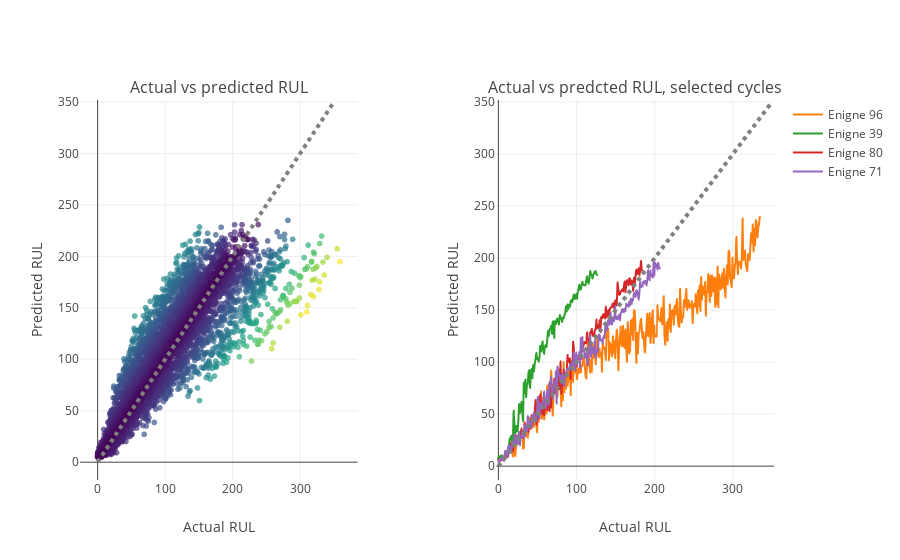

The notebook cell saved with this chart:
### Markdown cell above
## 3.2 Model diagnostics (root-cause analysis)

Below we graph the actual RUL versus the predictions. On the left scatter plot, ideally, they should be equal (i.e. represented by the diagonal line). Generally speaking, the point of clouds looks as expected in a well-fitted model: it is proportional to the magnitude of the remaining useful life and there is not any outliers. 

On the right plot we show the actual vs predicted RUL for a selecion of couple of engines. Note that for 2 of those engines (39 and 71), the model predicts quite well the RUL. For engine 96, the model underestimates the RUL while for engine 39 the model overestimated the RUL.

### Code cell
actual_vs_pred(model, X_test, y_test, df_train_proc2)

### Figure 1 — Plotly figure (JSON) as saved in the notebook; plotly's stock layout.template omitted (floating-point values rounded to 4 significant figures; data arrays with more than 128 entries replaced by an {"elided": "..."} marker saying what was removed)
{"data": [{"marker": {"color": {"elided": "4127 float values"}, "colorscale": [[0, "#440154"], [0.1111, "#482878"], [0.2222, "#3e4989"], [0.3333, "#31688e"], [0.4444, "#26828e"], [0.5556, "#1f9e89"], [0.6667, "#35b779"], [0.7778, "#6ece58"], [0.8889, "#b5de2b"], [1, "#fde725"]], "line": {"width": 0}, "opacity": 0.7, "size": 6}, "mode": "markers", "name": "RUL: actual vs predicted", "showlegend": false, "type": "scattergl", "x": {"elided": "4127 int values"}, "xaxis": "x", "y": {"elided": "4127 float values"}, "yaxis": "y"}, {"marker": {"color": {"elided": "336 float values"}, "colorscale": [[0, "#440154"], [0.1111, "#482878"], [0.2222, "#3e4989"], [0.3333, "#31688e"], [0.4444, "#26828e"], [0.5556, "#1f9e89"], [0.6667, "#35b779"], [0.7778, "#6ece58"], [0.8889, "#b5de2b"], [1, "#fde725"]], "line": {"width": 0}, "opacity": 0.7, "size": 6}, "name": "Enigne 96", "type": "scattergl", "x": {"elided": "336 int values"}, "xaxis": "x2", "y": {"elided": "336 float values"}, "yaxis": "y2"}, {"marker": {"color": [57.05, 57.82, 62.39, 63.12, 62.39, 62.36, 59.3, 63.54, 65.33, 69.72, 62.49, 59.37, 62.49, 68.57, 65.76, 62.08, 62.71, 64.13, 65.42, 69.28, 66.81, 64.06, 64.44, 70.46, 67.48, 64.72, 59.76, 65.39, 63.38, 62.67, 67.95, 65.23, 62.78, 65.99, 64.74, 61.13, 64.22, 60.99, 66.54, 60.84, 66.93, 60.74, 60.3, 58.16, 60.21, 56.6, 59.89, 63.37, 66.37, 58.21, 61.41, 66.04, 65.77, 62.52, 66.09, 51.03, 68.34, 68.6, 58.01, 67.06, 64.99, 66.04, 60.27, 66.22, 58.09, 52.36, 55.67, 55.08, 48.88, 53.04, 63.01, 59.29, 55.11, 61.68, 50.99, 48.49, 52.48, 52.92, 59.84, 54.55, 51.67, 45.1, 52.41, 40.63, 50.74, 45.84, 34.15, 52.33, 51.06, 40.64, 41.92, 30.26, 48.38, 36.26, 47.29, 11.19, 24.92, 31.85, 24.91, 23.01, 32.84, 16.54, 8.935, 9.165, 15.64, 8.579, 19.05, 33.32, 2.463, 4.455, 12.31, 9.187, 11.82, 5.75, 1.894, 0.4702, 2.019, 0.6773, 1.226, 1.126, 0.134, 3.01, 5.422, 2.877, 7.079, 4.605, 8.137, 6.661], "colorscale": [[0, "#440154"], [0.1111, "#482878"], [0.2222, "#3e4989"], [0.3333, "#31688e"], [0.4444, "#26828e"], [0.5556, "#1f9e89"], [0.6667, "#35b779"], [0.7778, "#6ece58"], [0.8889, "#b5de2b"], [1, "#fde725"]], "line": {"width": 0}, "opacity": 0.7, "size": 6}, "name": "Enigne 39", "type": "scattergl", "x": [127, 126, 125, 124, 123, 122, 121, 120, 119, 118, 117, 116, 115, 114, 113, 112, 111, 110, 109, 108, 107, 106, 105, 104, 103, 102, 101, 100, 99, 98, 97, 96, 95, 94, 93, 92, 91, 90, 89, 88, 87, 86, 85, 84, 83, 82, 81, 80, 79, 78, 77, 76, 75, 74, 73, 72, 71, 70, 69, 68, 67, 66, 65, 64, 63, 62, 61, 60, 59, 58, 57, 56, 55, 54, 53, 52, 51, 50, 49, 48, 47, 46, 45, 44, 43, 42, 41, 40, 39, 38, 37, 36, 35, 34, 33, 32, 31, 30, 29, 28, 27, 26, 25, 24, 23, 22, 21, 20, 19, 18, 17, 16, 15, 14, 13, 12, 11, 10, 9, 8, 7, 6, 5, 4, 3, 2, 1, 0], "xaxis": "x2", "y": [184.0, 183.8, 187.4, 187.1, 185.4, 184.4, 180.3, 183.5, 184.3, 187.7, 179.5, 175.4, 177.5, 182.6, 178.8, 174.1, 173.7, 174.1, 174.4, 177.3, 173.8, 170.1, 169.4, 174.5, 170.5, 166.7, 160.8, 165.4, 162.4, 160.7, 165.0, 161.2, 157.8, 160.0, 157.7, 153.1, 155.2, 151.0, 155.5, 148.8, 153.9, 146.7, 145.3, 142.2, 143.2, 138.6, 140.9, 143.4, 145.4, 136.2, 138.4, 142.0, 140.8, 136.5, 139.1, 123.0, 139.3, 138.6, 127.0, 135.1, 132.0, 132.0, 125.3, 130.2, 121.1, 114.4, 116.7, 115.1, 107.9, 111.0, 120.0, 115.3, 110.1, 115.7, 104.0, 100.5, 103.5, 102.9, 108.8, 102.6, 98.67, 91.1, 97.41, 84.63, 93.74, 87.84, 75.15, 92.33, 90.06, 78.64, 78.92, 66.26, 83.38, 70.26, 80.29, 43.19, 55.92, 61.85, 53.91, 51.01, 59.84, 42.54, 33.93, 33.17, 38.64, 30.58, 40.05, 53.32, 21.46, 22.45, 29.31, 25.19, 26.82, 19.75, 11.11, 12.47, 13.02, 9.323, 10.23, 6.874, 7.134, 9.01, 10.42, 6.877, 10.08, 6.605, 9.137, 6.661], "yaxis": "y2"}, {"marker": {"color": {"elided": "185 float values"}, "colorscale": [[0, "#440154"], [0.1111, "#482878"], [0.2222, "#3e4989"], [0.3333, "#31688e"], [0.4444, "#26828e"], [0.5556, "#1f9e89"], [0.6667, "#35b779"], [0.7778, "#6ece58"], [0.8889, "#b5de2b"], [1, "#fde725"]], "line": {"width": 0}, "opacity": 0.7, "size": 6}, "name": "Enigne 80", "type": "scattergl", "x": {"elided": "185 int values"}, "xaxis": "x2", "y": {"elided": "185 float values"}, "yaxis": "y2"}, {"marker": {"color": {"elided": "208 float values"}, "colorscale": [[0, "#440154"], [0.1111, "#482878"], [0.2222, "#3e4989"], [0.3333, "#31688e"], [0.4444, "#26828e"], [0.5556, "#1f9e89"], [0.6667, "#35b779"], [0.7778, "#6ece58"], [0.8889, "#b5de2b"], [1, "#fde725"]], "line": {"width": 0}, "opacity": 0.7, "size": 6}, "name": "Enigne 71", "type": "scattergl", "x": {"elided": "208 int values"}, "xaxis": "x2", "y": {"elided": "208 float values"}, "yaxis": "y2"}], "layout": {"annotations": [{"font": {"size": 16}, "showarrow": false, "text": "Actual vs predicted RUL", "x": 0.2, "xanchor": "center", "xref": "paper", "y": 1, "yanchor": "bottom", "yref": "paper"}, {"font": {"size": 16}, "showarrow": false, "text": "Actual vs predcted RUL, selected cycles", "x": 0.8, "xanchor": "center", "xref": "paper", "y": 1, "yanchor": "bottom", "yref": "paper"}], "autosize": true, "shapes": [{"line": {"color": "grey", "dash": "dot", "width": 4}, "type": "line", "x0": 0, "x1": 350, "xref": "x", "y0": 0, "y1": 350, "yref": "y"}, {"line": {"color": "grey", "dash": "dot", "width": 4}, "type": "line", "x0": 0, "x1": 350, "xref": "x2", "y0": 0, "y1": 350, "yref": "y2"}], "xaxis": {"anchor": "y", "autorange": true, "domain": [0, 0.4], "range": [-23.17, 382.2], "title": {"text": "Actual RUL"}, "type": "linear"}, "xaxis2": {"anchor": "y2", "autorange": true, "domain": [0.6, 1], "range": [-1.347, 351.3], "title": {"text": "Actual RUL"}, "type": "linear"}, "yaxis": {"anchor": "x", "autorange": true, "domain": [0, 1], "range": [-18.94, 352.8], "title": {"text": "Predicted RUL"}, "type": "linear"}, "yaxis2": {"anchor": "x2", "autorange": true, "domain": [0, 1], "range": [-13.35, 352.7], "title": {"text": "Predicted RUL"}, "type": "linear"}}}
